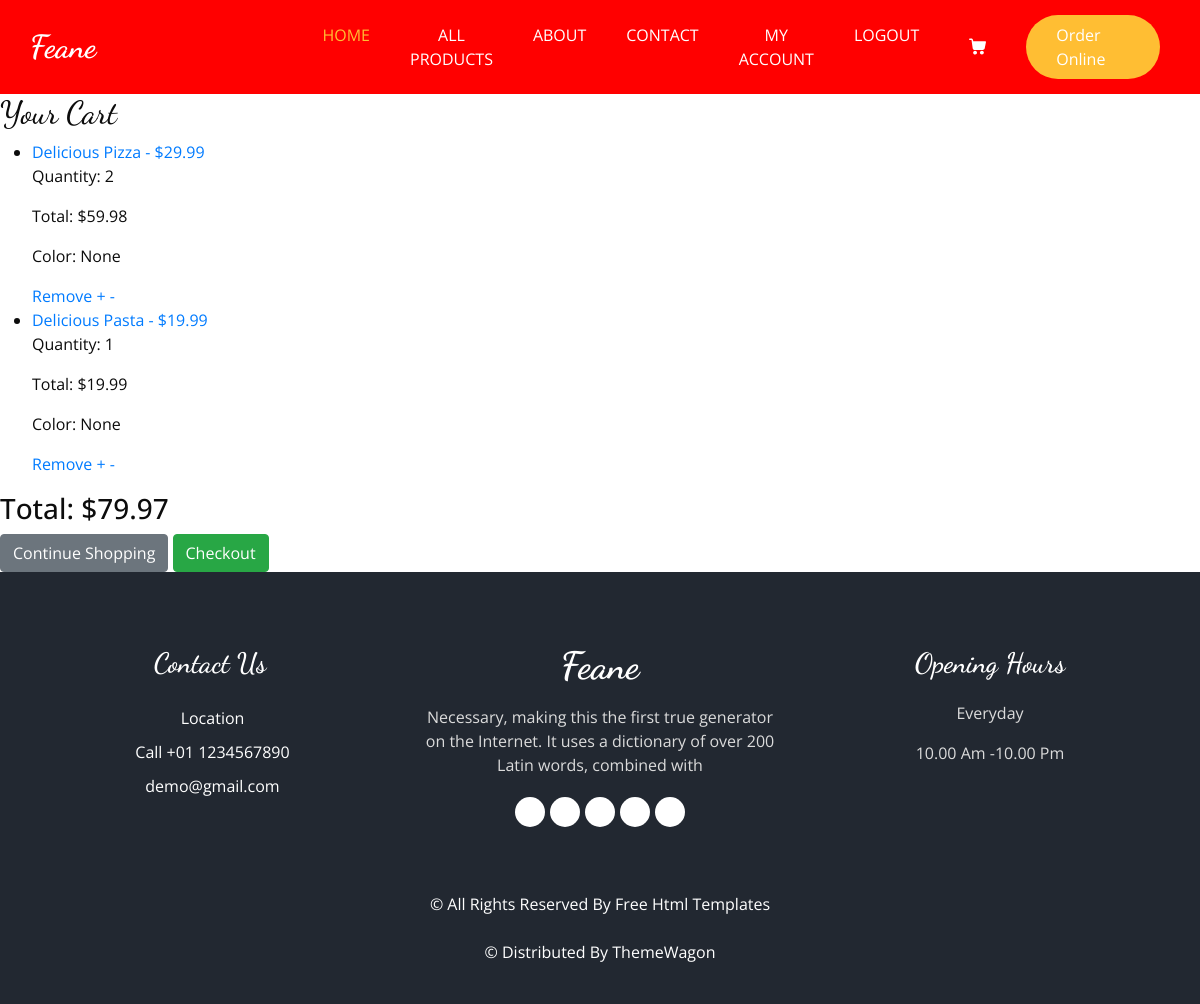
/cart/ (signed in), run on the app's committed database.
### ecomm_app/models.py (models this page shows, shortened)
class CartItem(models.Model):
    cart = models.ForeignKey(Cart, related_name='items', on_delete=models.CASCADE)
    product = models.ForeignKey(Product, on_delete=models.CASCADE)
    quantity = models.PositiveIntegerField(default=1)
    color = models.ForeignKey(Color, on_delete=models.CASCADE, null=True, blank=True)
    @property
    def total_price(self):
        return self.product.price * self.quantity

class Product(models.Model):
    name = models.CharField(max_length=200)
    description = models.TextField()
    price = models.DecimalField(max_digits=10, decimal_places=2)
    image = models.ImageField(upload_to='product_images/', null=True, blank=True)
    category = models.ForeignKey(Category, related_name='products', on_delete=models.CASCADE, null=True, blank=True)
    stock = models.PositiveIntegerField(default=0)  # Field to store the available quantity in stock.
    colors = models.ManyToManyField('Color',blank=True, related_name='products')  # Many-to-many relationship with Color

### ecomm_app/views.py (the view)
# urls.py: path('cart/', views.view_cart, name='view_cart'),
@login_required
def view_cart(request):
    cart = Cart.objects.filter(user=request.user).first()
    if cart:
        cart_items = cart.items.all()
        total_price = sum(item.total_price for item in cart_items)
    else:
        cart_items = []
        total_price = 0
    return render(request, 'ecomm/cart.html', {'cart_items': cart_items, 'total_price': total_price})

### ecomm_app/templates/ecomm/cart.html (shortened to what this page needs)
{% extends "ecomm/base.html" %}
{% load static %}
{% block content %}
    <h2>Your Cart</h2>
    {% if cart_items %}
        <ul>
            {% for item in cart_items %}
                <li>
                    <a href="{% url 'product_detail' item.product.id %}">{{ item.product.name }} - ${{ item.product.price }}</a>
                    <p>Quantity: {{ item.quantity }}</p>
                    <p>Total: ${{ item.total_price }}</p>
                    <p>Color: {{ item.color }}</p>
                    <a href="{% url 'remove_from_cart' item.id %}">Remove</a>
                    <a href="{% url 'increment_quantity' item.id %}">+</a>
                    <a href="{% url 'decrement_quantity' item.id %}">-</a>
                </li>
            {% endfor %}
        </ul>
        <h3>Total: ${{ total_price }}</h3>
    {% else %}
        <p>Your cart is empty.</p>
    {% endif %}
    <a href="/" class="btn btn-secondary">Continue Shopping</a>
    <a href="{% url 'checkout' %}" class="btn btn-success">Checkout</a>
{% endblock %}

### ecomm_app/static/css/style.css (style rules this page uses)
body { font-family: "Open Sans", sans-serif; color: #0c0c0c; background-color: #ffffff; overflow-x: hidden; }
h1, h2 { font-family: 'Dancing Script', cursive; }
a, a:hover, a:focus { text-decoration: none; }
.btn, .btn:focus { outline: none !important; -webkit-box-shadow: none; box-shadow: none; }

### data on the page
CartItem: product.name "Delicious Pizza", product.price "29.99", quantity "2", total_price "59.98", color "None"
CartItem: product.name "Delicious Pasta", product.price "19.99", quantity "1", total_price "19.99", color "None"

### other printed values
{{ total_price }} "79.97"
